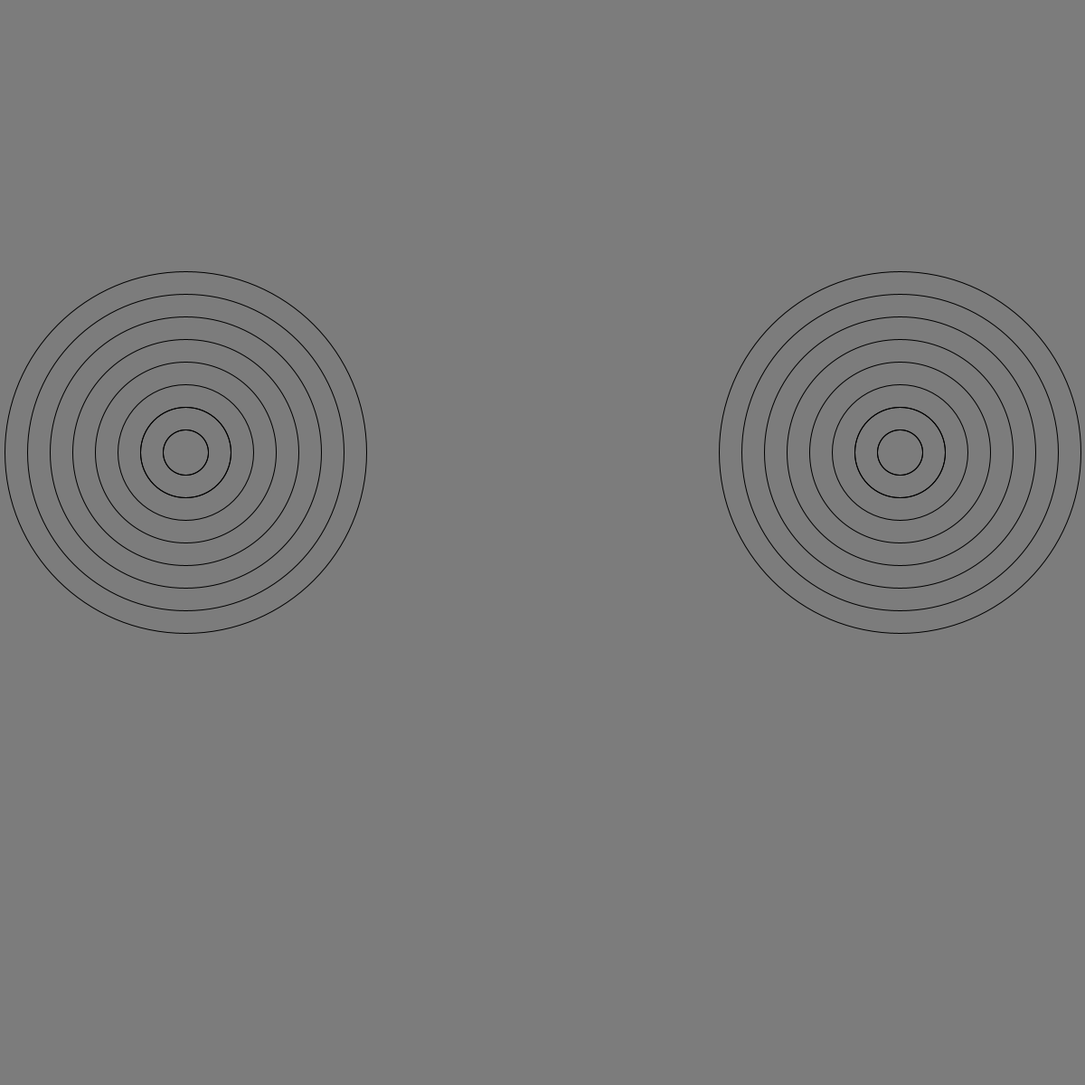
Frame 1 (no input)
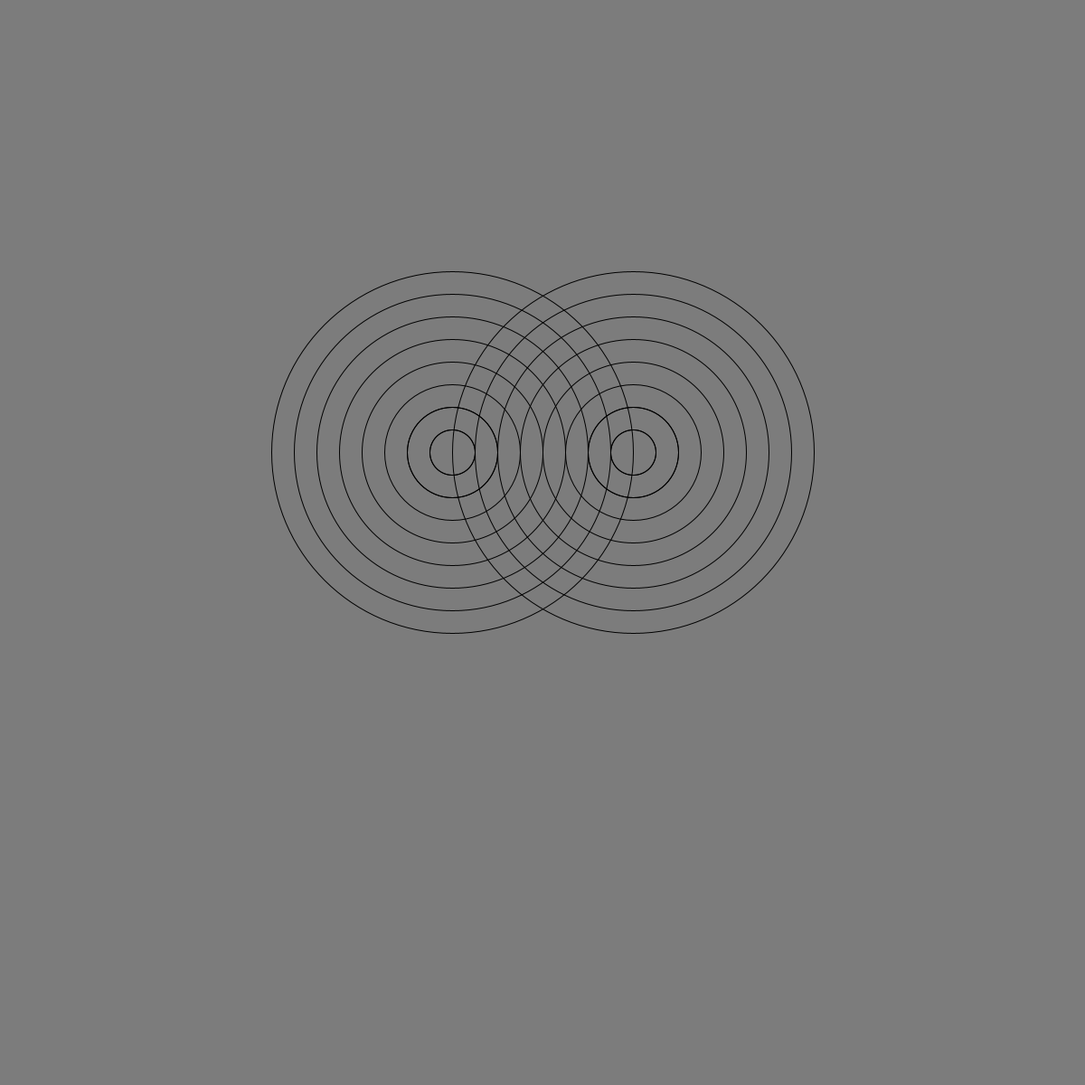
Frame 60 (the mouse pressed at the canvas centre just before this capture)
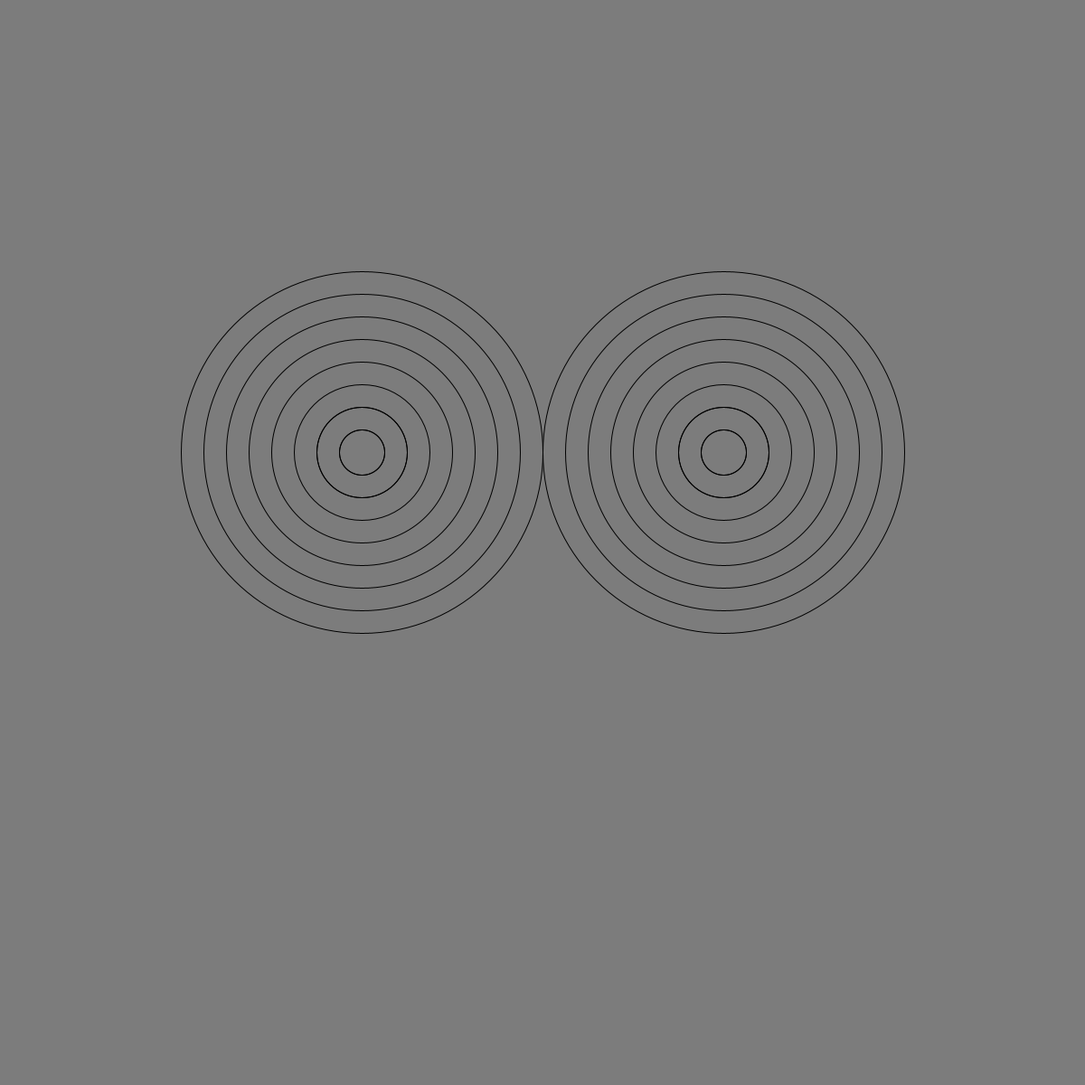
Frame 120 (the mouse held since frame 60 and released just before this capture)

The Processing sketch that drew these frames (run headless with seeded random() and noise(); from frame 60 on, the mouse is pressed at the canvas centre):

// Processing sketch: amazing_rings
// ── amazing_rings.pde
   int x1=200;
   int x2=1000;
   int Speed=5;
    void setup(){
        size(1200,1200);  

    }

    void draw(){
  int r =400;
      x1+=Speed;
      background(#7C7C7C);
      if (x1>=1200 || x1<=0){ 
      Speed*= -1;
      }
     for (int i = 0; i < 11; i++) {
       if (i % 2 == 0) {
          
            noFill();
         ellipse(x1,500,r,r);
     r-=50;
    }
    else {
     
       noFill();
       ellipse(x1,500,r,r);
      r-=50;
    }
     }
  r =400;
      x2-=Speed;
     for (int i = 0; i < 11; i++) {
       if (i % 2 == 0) {
          
            noFill();
         ellipse(x2,500,r,r);
     r-=50;
    }
    else {
     
       noFill();
       ellipse(x2,500,r,r);
      r-=50;
    }
     }
    }
